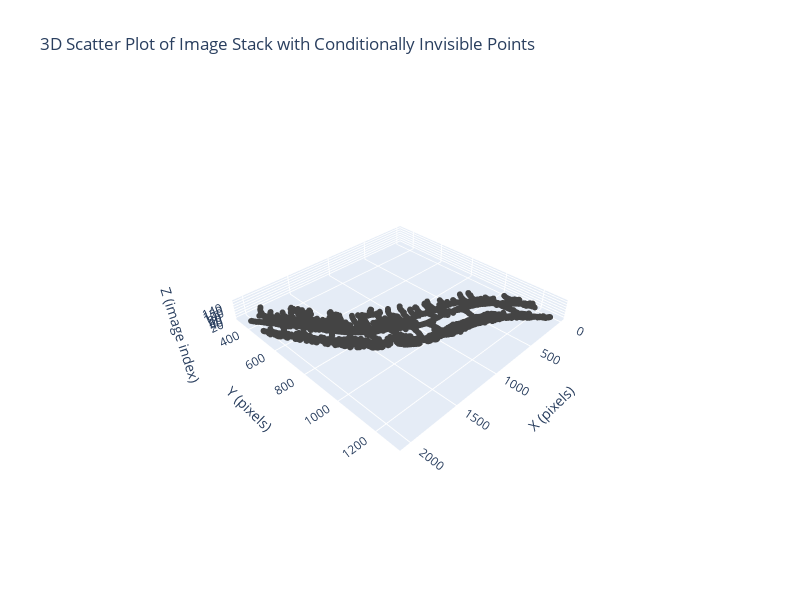

This figure's notebook cell:
### Code cell
import plotly.graph_objects as go

# Prepare data for plotting
image_stack = np.transpose(skeleton_3d, (1, 2, 0))
x, y, z = image_stack.shape

Y, X, Z = np.meshgrid(np.arange(y), np.arange(x), np.arange(z))

colors = image_stack.ravel()  # Flatten the color intensity values

# Separate visible and invisible points
visible_mask = colors != 0

# Create a 3D scatter plot
fig = go.Figure()

# Visible points
fig.add_trace(go.Scatter3d(
    x=X.ravel()[visible_mask],
    y=Y.ravel()[visible_mask],
    z=Z.ravel()[visible_mask],
    mode='markers',
    marker=dict(
        size=2,
        color=colors[visible_mask],  # Color based on intensity
        colorscale='Viridis',
        opacity=1
    )
))

# Update layout for better viewing
fig.update_layout(
    title='3D Scatter Plot of Image Stack with Conditionally Invisible Points',
    scene=dict(
        xaxis_title='X (pixels)',
        yaxis_title='Y (pixels)',
        zaxis_title='Z (image index)',
        aspectmode='manual',
        aspectratio=dict(x=1, y=1, z=0.1)  # Adjust z-axis scale; modify as needed
    ),
    autosize=False,
    width=800,
    height=600
)

# Show the figure
fig.show()

### Figure 1 — Plotly figure (JSON) as saved in the notebook; plotly's stock layout.template omitted (floating-point values rounded to 4 significant figures; data arrays with more than 128 entries replaced by an {"elided": "..."} marker saying what was removed)
{"data": [{"marker": {"color": {"elided": "19381 bool values"}, "colorscale": [[0, "#440154"], [0.1111, "#482878"], [0.2222, "#3e4989"], [0.3333, "#31688e"], [0.4444, "#26828e"], [0.5556, "#1f9e89"], [0.6667, "#35b779"], [0.7778, "#6ece58"], [0.8889, "#b5de2b"], [1, "#fde725"]], "opacity": 1, "size": 2}, "mode": "markers", "type": "scatter3d", "x": {"elided": "19381 int values"}, "y": {"elided": "19381 int values"}, "z": {"elided": "19381 int values"}}], "layout": {"autosize": false, "height": 600, "scene": {"aspectmode": "manual", "aspectratio": {"x": 1, "y": 1, "z": 0.1}, "xaxis": {"title": {"text": "X (pixels)"}}, "yaxis": {"title": {"text": "Y (pixels)"}}, "zaxis": {"title": {"text": "Z (image index)"}}}, "title": {"text": "3D Scatter Plot of Image Stack with Conditionally Invisible Points"}, "width": 800}}
